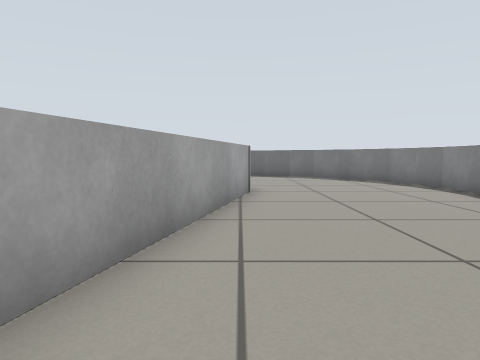
view 1 (above)

23 first-person views from a walk through a world built for the Gazebo simulator. The camera is 0.47 m above the floor, tilts 4° down and sees 70° across. The floor is counted in squares, 0.5 m on a side. Each view is taken from the middle of a square. On the plan, view 1 faces up. The plan holds only what a view shows up to about 12 squares ahead; the rest is blank.

view 2
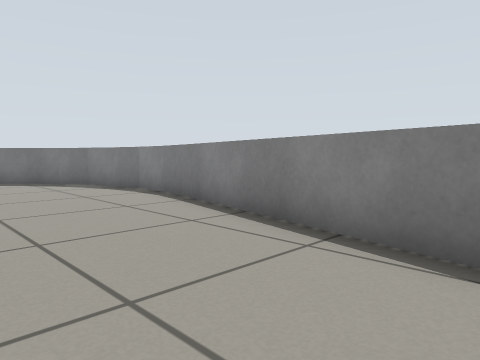

view 3
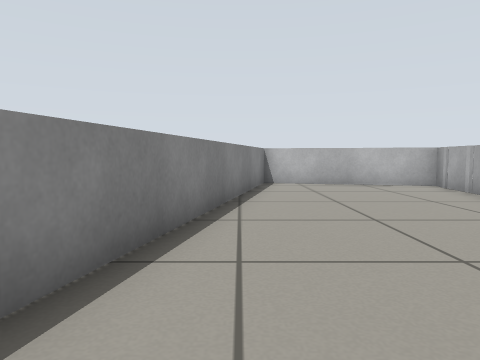

view 4
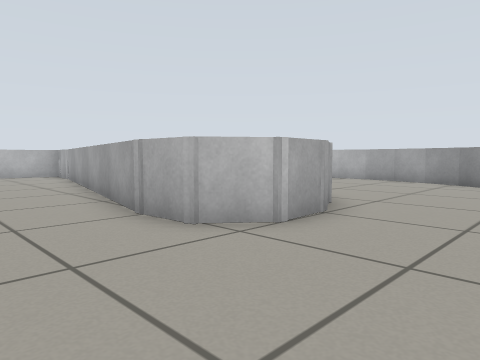

view 5
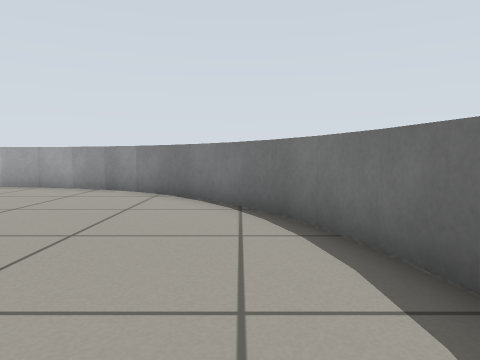

view 6
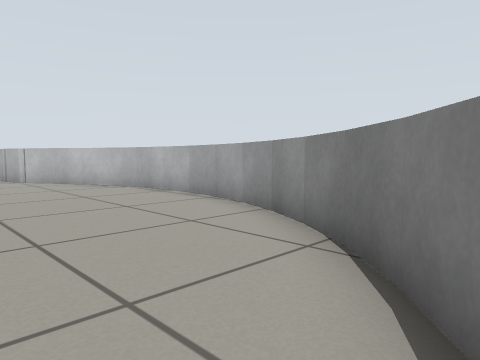

view 7
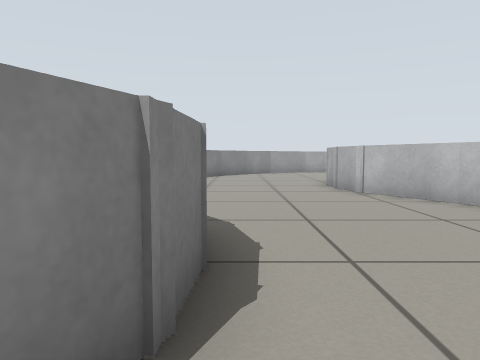

view 8
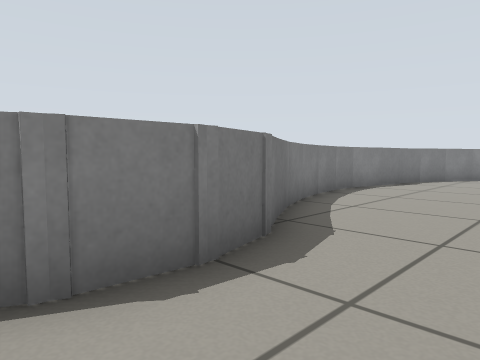

view 9
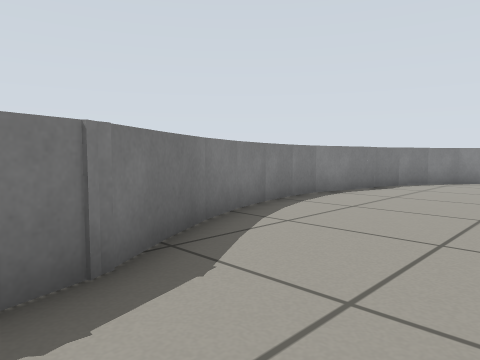

view 10
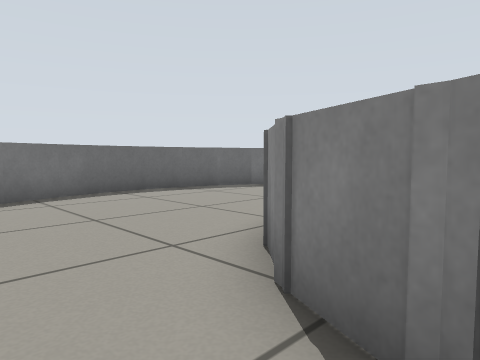

view 11
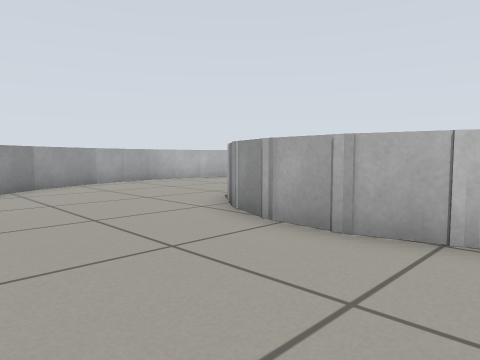

view 12
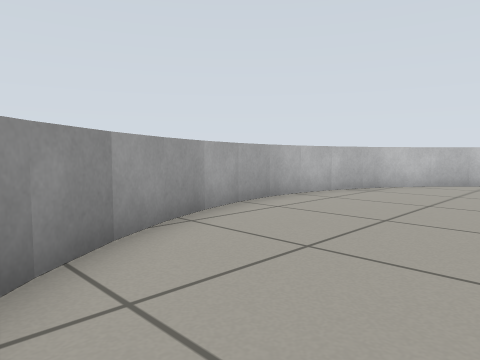

view 13
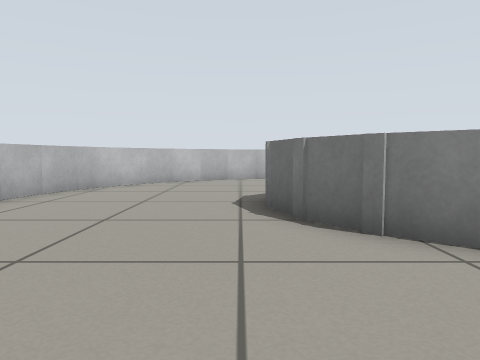

view 14
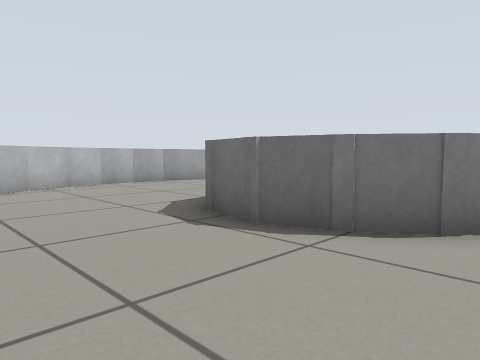

view 15
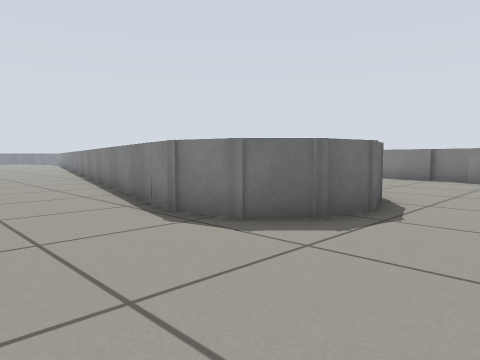

view 16
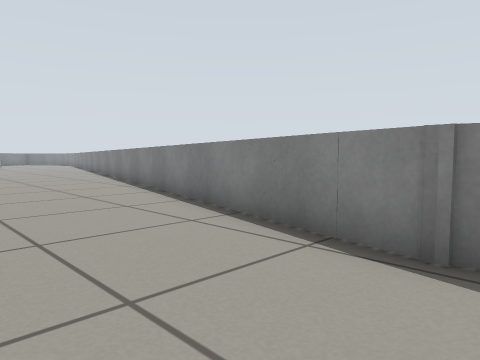

view 17
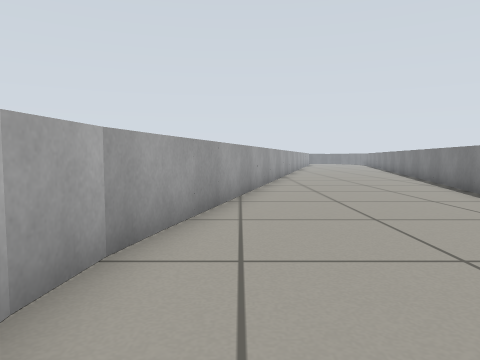

view 18
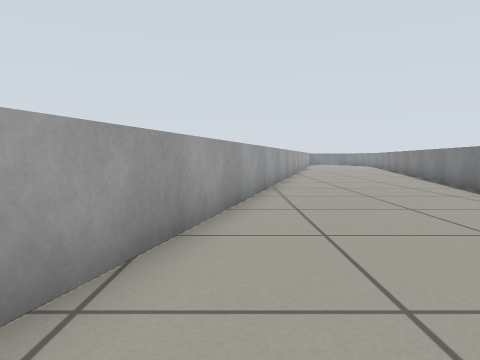

view 19
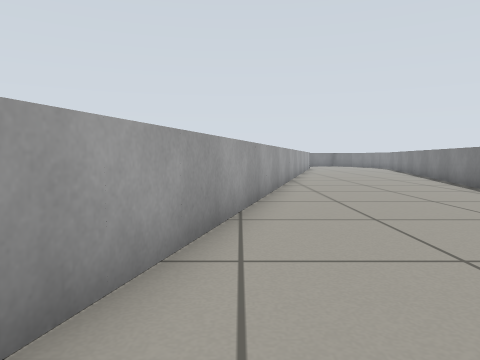

view 20
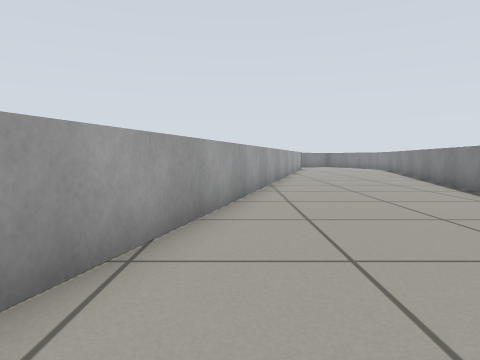

view 21
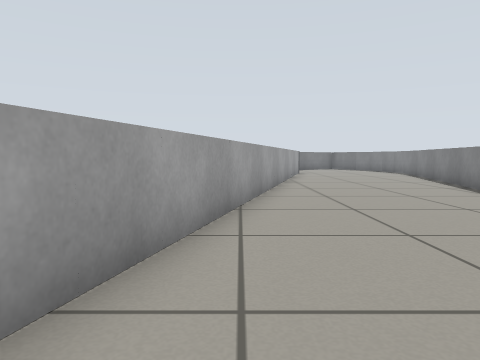

view 22
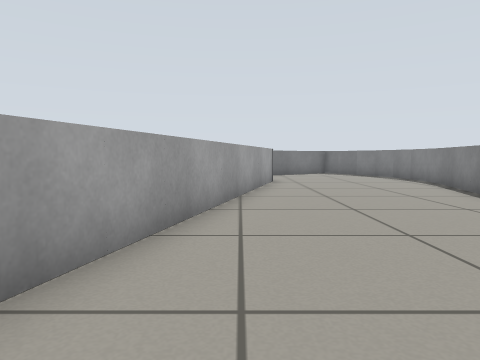

view 23
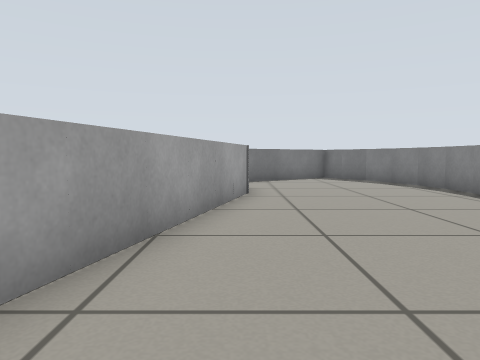

### Floor plan
Points are (right, up) in squares from view 1. A wall is a line through its corners. A room is listed if a view was taken in it or the views show most of it. See-through windows are left out.
Room 1 (views 1, 2, 3, 4, 5, 6, 7, 8, 9, 10, 11, 12, 13, 14, 15, 16, 17, 18, 19, 20, 21, 22, 23)
walls: (-10.2, 9) (-10.3, 7.8); (-9.9, 10.2) (-10.2, 8.9); (-10.3, 7.9) (-10.3, 6.6) (-10.1, 5.4); (-9.5, 11.3) (-10, 10.1); (-10.6, 10) (-9.8, 13.1); (-9, 12.3) (-9.5, 11.2); (-10.1, 5.5) (-9.8, 4.3) (-9.3, 3.2); (-8.3, 13.3) (-9, 12.2); (-4.3, 5.7) (-4.7, 7.1) (-4.6, 8.3) (-4.1, 9.5) (-3.2, 10.4) (-2.1, 10.9) (-0.8, 11) (0.2, 10.2) (0.3, 8.8); (-9.4, 3.3) (-8, 1); (-9.1, 15.7) (-8, 20.1); (-5.5, 15.6) (-6.6, 14.9) (-7.5, 14.1) (-8.3, 13.2); (-3, 3.8) (-4.4, 6); (-8.1, 1.3) (-7.7, -0.3); (-4.5, 16.1) (-5.7, 15.5); (0.3, 9.1) (-1.4, 1.4); (-2.6, 2.6) (-3.2, 3.9); (-7.8, 0.2) (-7.9, -1.4); (-2.3, 1.5) (-2.7, 2.8); (-2.2, 16.6) (-3.4, 16.4) (-4.5, 16); (-7.8, -1.1) (-8.4, -2.7); (-1.1, 16.7) (-2.3, 16.6); (-2.2, 0.4) (-2.4, 1.7); (-1.8, -0.2) (-1.9, -0.7); (0.2, 16.5) (-1.2, 16.7); (-8.2, -2.3) (-9.1, -3.5); (-2.2, -0.7) (-2.2, 0.5); (-1.8, -0.5) (-2, -2.1); (1.3, 16.2) (0.1, 16.5); (-9, -3.3) (-10.3, -4.3); (-1.9, -1.8) (-2.1, -2.7) (3.2, -3.9) (6, 9); (2.7, 15.5) (2.3, 15.7) (1.1, 16.3); (-13.8, -2.3) (-11.1, 8.1); (-2.7, -2.9) (-2.2, -0.5); (-9.8, -4) (-11.3, -4.5) (-12.5, -4.2) (-13.4, -3.4) (-13.8, -2); (4.2, 14.2) (3.4, 15); (-7.4, 22.4) (-6.7, 25); (4.9, 13.3) (4.1, 14.3); (5.4, 12.2) (4.8, 13.4); (5.9, 8.8) (5.9, 10.1); (5.9, 10) (5.7, 11.2) (5.3, 12.4); (-19.2, -0.9) (-19.4, -2.1); (-3.5, -5.3) (-2.9, -4.2) (-2.5, -3.1); (-4.1, -6.2) (-3.4, -5.2); (-19.4, -2) (-19.3, -3.2) (-19, -4.4); (-4.6, -6.9) (-4, -6.2); (-5.8, -8) (-5.4, -7.7); (-19.1, -4.3) (-18.6, -5.5); (-6.7, -8.7) (-5.6, -7.9); (-18.7, -5.4) (-18.2, -6.3); (-7.8, -9.2) (-6.7, -8.6); (-6.1, 27.3) (-5.3, 30.5); (-8.9, -9.7) (-7.6, -9.2); (-17.5, -7.4) (-16.5, -8.3); (-16.6, -8.2) (-15.5, -9); (-11.1, -10.1) (-9.9, -10) (-8.7, -9.6); (-15.6, -8.9) (-14.5, -9.5) (-13.4, -9.9); (-13.5, -9.8) (-12.2, -10.1); (-12.4, -10.1) (-11, -10.1); (-5.3, 30.4) (-5.1, 31.6) (-5.1, 32.8) (-5.3, 34); (-10.8, 31.5) (-19.3, -0.9); (-5.3, 33.9) (-5.7, 35.1)

Positions as (right, up) in squares from view 1, and headings:
1: (0, 0), facing up
2: (1, 1), facing up-right
3: (4, 8), facing down
4: (3, 14), facing down-left
5: (0, 15), facing left
6: (-5, 15), facing down-left
7: (-5, 10), facing down
8: (-7, 9), facing down-right
9: (-7, 7), facing down-right
10: (-6, 8), facing up-right
11: (-4, 2), facing down-left
12: (-5, -5), facing down-left
13: (-5, -5), facing left
14: (-8, -8), facing up-left
15: (-17, -7), facing up-right
16: (-17, -3), facing up-right
17: (-18, -4), facing up
18: (-17, 1), facing up
19: (-16, 6), facing up
20: (-15, 8), facing up
21: (-14, 13), facing up
22: (-12, 19), facing up
23: (-11, 23), facing up
